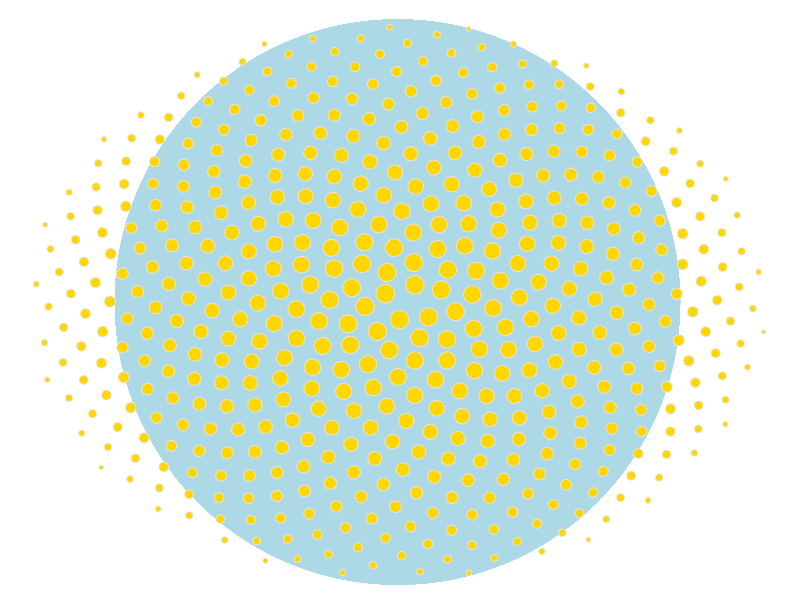

Write the R code that produced this figure.
## ---- chunk 1
knitr::opts_chunk$set(echo = TRUE)
## ---- chunk 2
library(ggplot2)
a=pi*(3-sqrt(5))
n=500
ggplot(data.frame(r=sqrt(1:n),t=(1:n)*a),
       aes(x=r*cos(t),y=r*sin(t)))+
  geom_point(aes(x=0,y=0),
             size=190,
             colour="lightblue")+
  geom_point(aes(size=(n-r)),
             shape=21,fill="gold",
             colour="gray90")+
  theme_void()+theme(legend.position="none")
